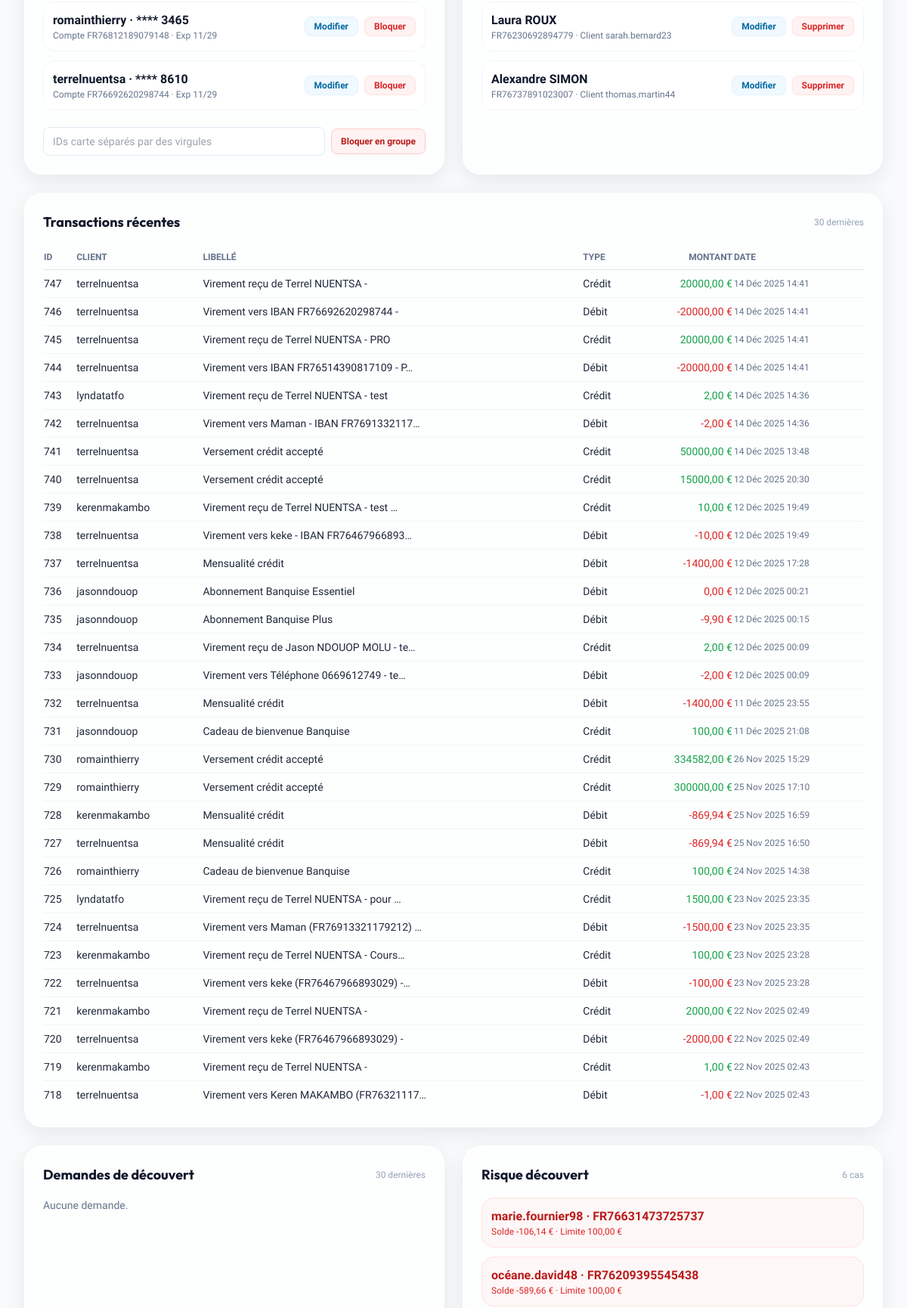
/console/manage/ (signed in, middle part), run on an earlier commit of the app's database.
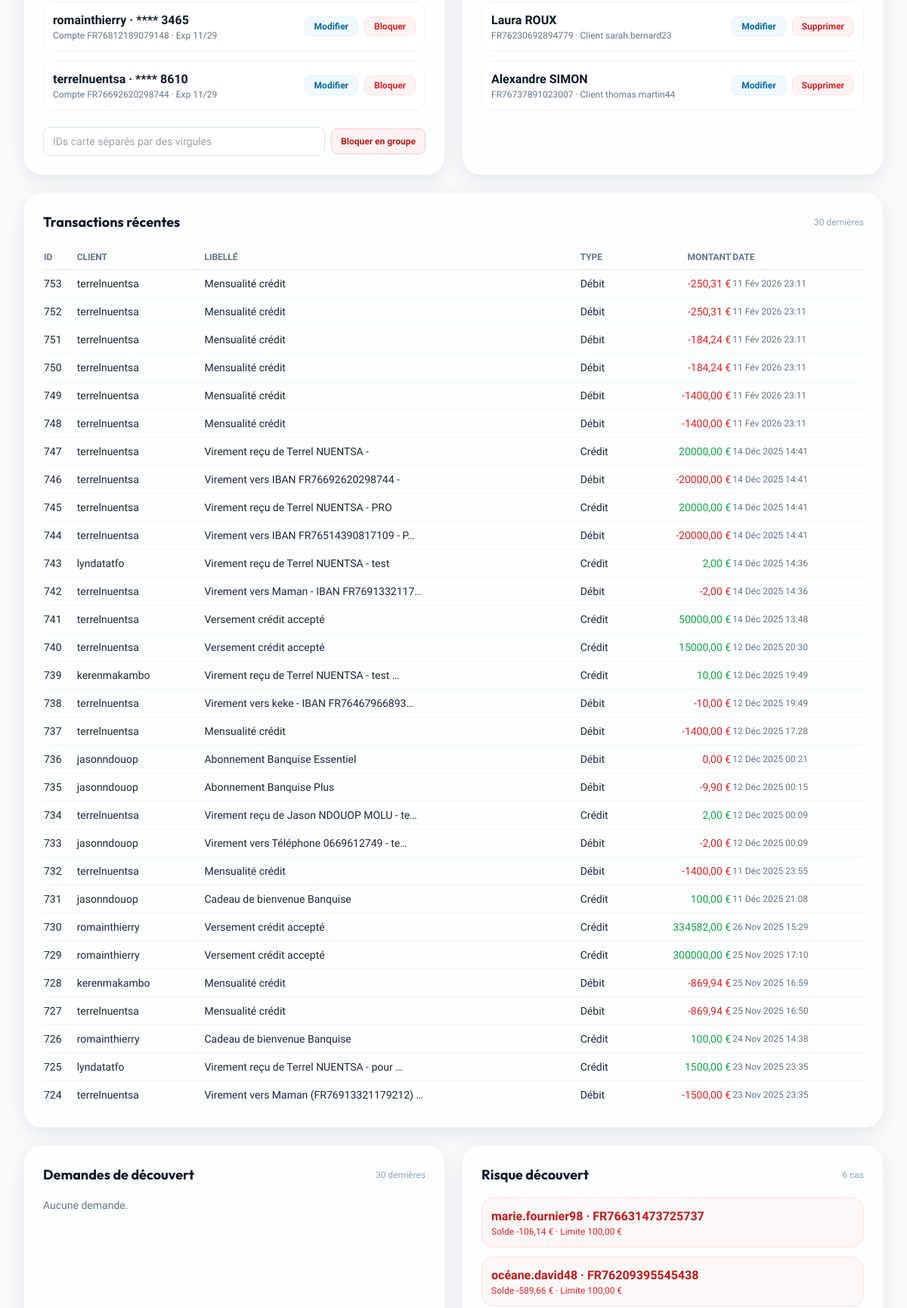
And on a later commit of the database.
### scoring/models.py (models this page shows, shortened)
class Carte(models.Model):
    compte = models.ForeignKey(Compte, on_delete=models.CASCADE, related_name='cartes')
    numero_visible = models.CharField(max_length=4)
    date_expiration = models.DateField()
    plafond_paiement = models.IntegerField(default=2000)
    plafond_retrait = models.IntegerField(default=500)
    est_bloquee = models.BooleanField(default=False)
    sans_contact_actif = models.BooleanField(default=True)
    paiement_etranger_actif = models.BooleanField(default=False)

class Compte(models.Model):
    TYPE_CHOICES = [
        ('COURANT', 'Compte Courant'),
        ('EPARGNE', 'Compte Épargne'),
        ('PRO', 'Compte Pro / Business'),
    ]
    user = models.ForeignKey(User, on_delete=models.CASCADE, related_name='comptes')
    type_compte = models.CharField(max_length=20, choices=TYPE_CHOICES, default='COURANT')
    solde = models.DecimalField(max_digits=12, decimal_places=2, default=0.00)
    numero_compte = models.CharField(max_length=30, unique=True)
    date_creation = models.DateTimeField(auto_now_add=True)
    est_actif = models.BooleanField(default=True)
    entreprise_nom = models.CharField(max_length=150, blank=True)
    entreprise_siret = models.CharField(max_length=20, blank=True)
    entreprise_contact = models.CharField(max_length=100, blank=True)
    entreprise_nom = models.CharField(max_length=150, blank=True)
    entreprise_siret = models.CharField(max_length=20, blank=True)
    entreprise_contact = models.CharField(max_length=100, blank=True)

class Beneficiaire(models.Model):
    user = models.ForeignKey(User, on_delete=models.CASCADE, related_name='beneficiaires')
    nom = models.CharField(max_length=100)
    surnom = models.CharField(max_length=100, blank=True)
    iban = models.CharField(max_length=34, blank=True)
    telephone = models.CharField(max_length=20, blank=True)
    date_ajout = models.DateTimeField(auto_now_add=True)

class Transaction(models.Model):
    TYPE_CHOICES = [
        ('DEBIT', 'Débit'),
        ('CREDIT', 'Crédit')
    ]
    CATEGORIE_CHOICES = [
        ('ALIM', 'Alimentation & Courses'),
        ('LOGEMENT', 'Logement & Factures'),
        ('TRANSPORT', 'Transport'),
        ('LOISIRS', 'Loisirs & Sorties'),
        ('SANTE', 'Santé'),
        ('SHOPPING', 'Shopping'),
        ('VIREMENT', 'Virement'),
        ('SALAIRE', 'Salaire & Revenus'),
        ('AUTRE', 'Autre'),
    ]
    compte = models.ForeignKey(Compte, on_delete=models.CASCADE, related_name='transactions')
    montant = models.DecimalField(max_digits=10, decimal_places=2, default=0)
    libelle = models.CharField(max_length=100, blank=True)
    date_execution = models.DateTimeField(default=timezone.now)
    type = models.CharField(max_length=10, choices=TYPE_CHOICES)
    categorie = models.CharField(max_length=20, choices=CATEGORIE_CHOICES, default='AUTRE')
    operation_id = models.CharField(max_length=64, blank=True, null=True, db_index=True)

### scoring/views.py (the view, shortened to what this page needs)
# urls.py: path('console/manage/', views.admin_manage, name='admin_manage'),
@staff_member_required
def admin_manage(request):
    unread_notifs = Notification.objects.filter(user=request.user, est_lu=False).count()
    unread_support = MessageSupport.objects.filter(est_lu=False, est_admin=False).count()
    search = request.GET.get('q', '')
    type_compte = request.GET.get('type_compte')
    card_status = request.GET.get('card_status')
    users = User.objects.all().order_by('-date_joined')[:50]
    comptes_qs = Compte.objects.select_related('user').order_by('-date_creation')
    cartes_qs = Carte.objects.select_related('compte', 'compte__user').order_by('-id')
    if search:
        comptes_qs = comptes_qs.filter(models.Q(user__username__icontains=search) | models.Q(numero_compte__icontains=search))
        cartes_qs = cartes_qs.filter(models.Q(compte__user__username__icontains=search) | models.Q(compte__numero_compte__icontains=search))
    if type_compte:
        comptes_qs = comptes_qs.filter(type_compte=type_compte)
    if card_status == 'active':
        cartes_qs = cartes_qs.filter(est_bloquee=False)
    elif card_status == 'bloquee':
        cartes_qs = cartes_qs.filter(est_bloquee=True)
    comptes = comptes_qs[:100]
    cartes = cartes_qs[:100]
    transactions = Transaction.objects.select_related('compte', 'compte__user').order_by('-date_execution')[:30]
    beneficiaries = Beneficiaire.objects.select_related('user').order_by('-date_ajout')[:50]
    credits = DemandeCredit.objects.select_related('user', 'produit').order_by('-date_demande')[:30]
    demandes_decouvert = DemandeDecouvert.objects.select_related('user').order_by('-cree_le')[:30]
    export = request.GET.get('export')
    risque_decouvert = []
    for c in comptes_qs:
        limit = overdraft_limit_for_user(c.user)
        if c.solde < -limit:
            risque_decouvert.append({'compte': c, 'solde': c.solde, 'limite': limit})
    return render(request, 'scoring/admin_manage.html', {
        'users': users,
        'comptes': comptes,
        'cartes': cartes,
        'transactions': transactions,
        'beneficiaires': beneficiaries,
        'unread_notifs': unread_notifs,
        'unread_support': unread_support,
        'credits': credits,
        'demandes_decouvert': demandes_decouvert,
        'risque_decouvert': risque_decouvert,
        'search': search,
        'type_compte': type_compte or '',
        'card_status': card_status or '',
    })

### scoring/context_processors.py (called while the page is built)
def unread_notifications(request):
    if request.user.is_authenticated:
        return {'unread_notifs': Notification.objects.filter(user=request.user, est_lu=False).count()}
    return {'unread_notifs': 0}

### scoring/utils.py (called while the page is built)
def _base_overdraft_limit(user):
    profil, _ = ProfilClient.objects.get_or_create(user=user, defaults={
        'abonnement': 'ESSENTIEL',
        'prochaine_facturation': timezone.now().date() + timedelta(days=30)
    })
    return {
        'ESSENTIEL': Decimal("100.00"),
        'PLUS': Decimal("500.00"),
        'INFINITE': Decimal("1000.00")
    }.get(profil.abonnement, Decimal("100.00"))

def _active_decouvert_boost(user):
    return DemandeDecouvert.objects.filter(
        user=user,
        statut='ACCEPTEE'
    ).filter(
        models.Q(expire_le__isnull=True) | models.Q(expire_le__gte=timezone.now().date())
    ).order_by('-cree_le').first()

def overdraft_limit_for_user(user):
    base = _base_overdraft_limit(user)
    boost = _active_decouvert_boost(user)
    return max(base, boost.montant_souhaite) if boost else base

### templates/scoring/admin_manage.html (shortened to what the changed rows need)
{% extends "base.html" %}
{% block content %}
<div class="max-w-7xl mx-auto px-4 sm:px-6 lg:px-8 py-12">
    <div class="grid lg:grid-cols-2 gap-6">
        <div class="glass-panel p-6 rounded-3xl">
            <div class="space-y-3 max-h-96 overflow-y-auto no-scrollbar">
                {% for card in cartes|slice:":20" %}
                <div class="p-3 rounded-2xl border border-slate-100 bg-white/70 flex items-center justify-between">
                    <div>
                        <p class="font-bold text-slate-900">{{ card.compte.user.username }} · **** {{ card.numero_visible }}</p>
                        <p class="text-xs text-slate-500">Compte {{ card.compte.numero_compte }} · Exp {{ card.date_expiration|date:"m/y" }}</p>
                    </div>
                    <div class="flex items-center gap-2">
                        <a href="/admin/scoring/carte/{{ card.id }}/change/" class="px-3 py-1 text-xs font-bold rounded-lg bg-ice-50 text-ice-700 border border-ice-100 hover:bg-ice-100">Modifier</a>
                        <form method="post" class="flex items-center gap-2">{% csrf_token %}
                            <button class="px-3 py-1 text-xs font-bold rounded-lg {% if card.est_bloquee %}bg-green-50 text-green-600 border border-green-100{% else %}bg-red-50 text-red-600 border border-red-100{% endif %} hover:opacity-80">
                                {% if card.est_bloquee %}Débloquer{% else %}Bloquer{% endif %}
                            </button>
                        </form>
                    </div>
                </div>
                {% empty %}
                <p class="text-sm text-slate-500">Aucune carte.</p>
                {% endfor %}
            </div>
        </div>
        <div class="glass-panel p-6 rounded-3xl">
            <div class="space-y-3 max-h-96 overflow-y-auto no-scrollbar">
                {% for b in beneficiaires|slice:":20" %}
                <div class="p-3 rounded-2xl border border-slate-100 bg-white/70 flex items-center justify-between">
                    <div>
                        <p class="font-bold text-slate-900">{{ b.surnom|default:b.nom }}</p>
                        <p class="text-xs text-slate-500">{{ b.iban }} · Client {{ b.user.username }}</p>
                    </div>
                    <div class="flex items-center gap-2">
                        <a href="/admin/scoring/beneficiaire/{{ b.id }}/change/" class="px-3 py-1 text-xs font-bold rounded-lg bg-ice-50 text-ice-700 border border-ice-100 hover:bg-ice-100">Modifier</a>
                        <form method="post">{% csrf_token %}
                            <button class="px-3 py-1 text-xs font-bold rounded-lg bg-red-50 text-red-600 border border-red-100 hover:bg-red-100">Supprimer</button>
                        </form>
                    </div>
                </div>
                {% empty %}
                <p class="text-sm text-slate-500">Aucun bénéficiaire.</p>
                {% endfor %}
            </div>
        </div>
        <div class="glass-panel p-6 rounded-3xl lg:col-span-2">
            <div class="flex items-center justify-between mb-4">
                <h2 class="font-display font-bold text-lg text-slate-900">Transactions récentes</h2>
            </div>
            <div class="overflow-x-auto">
                <table class="w-full text-sm">
                    <thead class="text-slate-500 text-xs uppercase border-b border-slate-200">
                        <tr>
                            <th class="py-2 text-left">ID</th>
                            <th class="py-2 text-left">Client</th>
                            <th class="py-2 text-left">Libellé</th>
                            <th class="py-2 text-left">Type</th>
                            <th class="py-2 text-right">Montant</th>
                            <th class="py-2 text-left">Date</th>
                        </tr>
                    </thead>
                    <tbody class="divide-y divide-slate-100">
                        {% for tx in transactions|slice:":30" %}
                        <tr>
                            <td class="py-2">{{ tx.id }}</td>
                            <td class="py-2">{{ tx.compte.user.username }}</td>
                            <td class="py-2">{{ tx.libelle|truncatechars:40 }}</td>
                            <td class="py-2">{% if tx.type == 'DEBIT' %}Débit{% else %}Crédit{% endif %}</td>
                            <td class="py-2 text-right {% if tx.type == 'DEBIT' %}text-red-600{% else %}text-green-600{% endif %}">{{ tx.montant }} €</td>
                            <td class="py-2 text-slate-500 text-xs">{{ tx.date_execution|date:"d M Y H:i" }}</td>
                        </tr>
                        {% empty %}
                        <tr><td colspan="6" class="py-4 text-slate-500 text-center">Aucune transaction.</td></tr>
                        {% endfor %}
                    </tbody>
                </table>
            </div>
        </div>
        <div class="glass-panel p-6 rounded-3xl">
            <div class="flex items-center justify-between mb-4">
                <h2 class="font-display font-bold text-lg text-slate-900">Demandes de découvert</h2>
            </div>
        </div>
        <div class="glass-panel p-6 rounded-3xl">
            <div class="flex items-center justify-between mb-4">
                <h2 class="font-display font-bold text-lg text-slate-900">Risque découvert</h2>
            </div>
            <div class="space-y-3 max-h-96 overflow-y-auto no-scrollbar">
                {% for r in risque_decouvert %}
                <div class="p-3 rounded-2xl border border-red-100 bg-red-50/60">
                    <p class="font-bold text-red-700">{{ r.compte.user.username }} · {{ r.compte.numero_compte }}</p>
                    <p class="text-xs text-red-600">Solde {{ r.solde }} € · Limite {{ r.limite }} €</p>
                </div>
                {% empty %}
                <p class="text-sm text-slate-500">Aucun dépassement.</p>
                {% endfor %}
            </div>
        </div>
    </div>
</div>
{% endblock %}

What changed in the data, as far as the page shows it:
no longer on this page (row unchanged): Transaction: id "723", compte.user.username "kerenmakambo", libelle "Virement reçu de Terrel NUENTSA - Cours…", type "Crédit", montant "100,00", date_execution "23 Nov 2025 23:28"
no longer on this page (row unchanged): Transaction: id "722", compte.user.username "terrelnuentsa", libelle "Virement vers keke (FR76467966893029) -…", type "Débit", montant "-100,00", date_execution "23 Nov 2025 23:28"
no longer on this page (row unchanged): Transaction: id "721", compte.user.username "kerenmakambo", libelle "Virement reçu de Terrel NUENTSA -", type "Crédit", montant "2000,00", date_execution "22 Nov 2025 02:49"
no longer on this page (row unchanged): Transaction: id "720", compte.user.username "terrelnuentsa", libelle "Virement vers keke (FR76467966893029) -", type "Débit", montant "-2000,00", date_execution "22 Nov 2025 02:49"
no longer on this page (row unchanged): Transaction: id "719", compte.user.username "kerenmakambo", libelle "Virement reçu de Terrel NUENTSA -", type "Crédit", montant "1,00", date_execution "22 Nov 2025 02:43"
no longer on this page (row unchanged): Transaction: id "718", compte.user.username "terrelnuentsa", libelle "Virement vers Keren MAKAMBO (FR76321117…", type "Débit", montant "-1,00", date_execution "22 Nov 2025 02:43"
added Transaction: id "753", compte.user.username "terrelnuentsa", libelle "Mensualité crédit", type "Débit", montant "-250,31", date_execution "11 Fév 2026 23:11"
added Transaction: id "752", compte.user.username "terrelnuentsa", libelle "Mensualité crédit", type "Débit", montant "-250,31", date_execution "11 Fév 2026 23:11"
added Transaction: id "751", compte.user.username "terrelnuentsa", libelle "Mensualité crédit", type "Débit", montant "-184,24", date_execution "11 Fév 2026 23:11"
added Transaction: id "750", compte.user.username "terrelnuentsa", libelle "Mensualité crédit", type "Débit", montant "-184,24", date_execution "11 Fév 2026 23:11"
added Transaction: id "749", compte.user.username "terrelnuentsa", libelle "Mensualité crédit", type "Débit", montant "-1400,00", date_execution "11 Fév 2026 23:11"
added Transaction: id "748", compte.user.username "terrelnuentsa", libelle "Mensualité crédit", type "Débit", montant "-1400,00", date_execution "11 Fév 2026 23:11"
